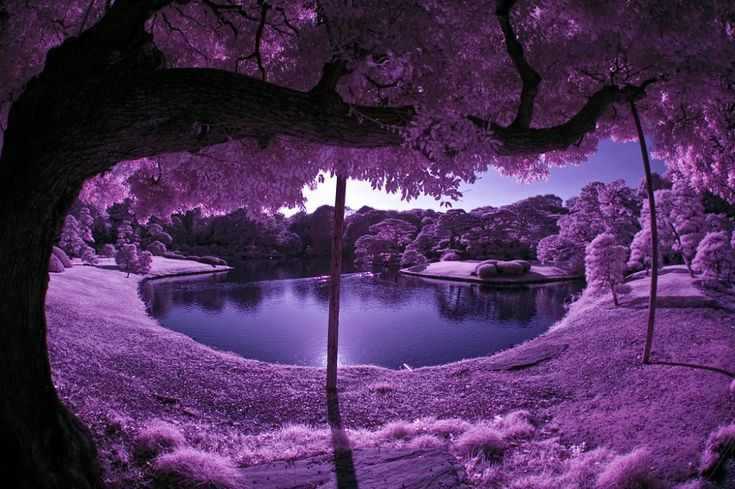
#> input picture #09 Photo Editor/Images/Demo.jpg, 735 x 489 px; its folder holds only this picture in this run
$ python main.py
#> lines starting #> are read from the running program, lines starting #| are printed output that depends on the picture
from PIL import Image, ImageEnhance, ImageFilter
import os

path = "Images"
pathout = "Edited_Images"

if not os.path.exists(path):
    os.makedirs(path)
if not os.path.exists(pathout):
    os.makedirs(pathout)

for filename in os.listdir(path):
    img = Image.open(f"{path}/{filename}")
#> img is the input picture: PIL image 735x489 RGB; mean R, G, B 78.6, 48.6, 91.2

    for filename in os.listdir(path):

        if filename.lower().endswith(('.png', '.jpg', '.jpeg', '.webp')):
            img = Image.open(os.path.join(path, filename))

            sharpness_enhancer = ImageEnhance.Sharpness(img)
            img = sharpness_enhancer.enhance(1.5)

            contrast_enhancer = ImageEnhance.Contrast(img)
            img = contrast_enhancer.enhance(1.2)
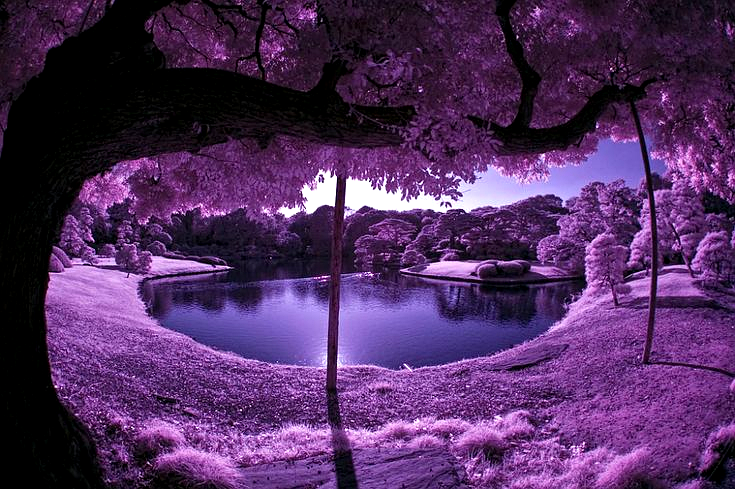
#> img: PIL image 735x489 RGB; mean R, G, B 81.7, 46, 96.6

            brightness_enhancer = ImageEnhance.Brightness(img)
            img = brightness_enhancer.enhance(1.1)
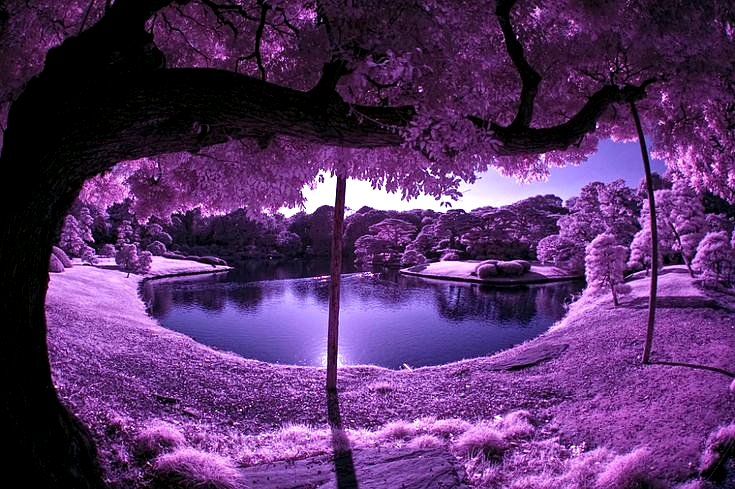
#> img: PIL image 735x489 RGB; mean R, G, B 89.1, 50.1, 105

            color_enhancer = ImageEnhance.Color(img)
            img = color_enhancer.enhance(1.3)
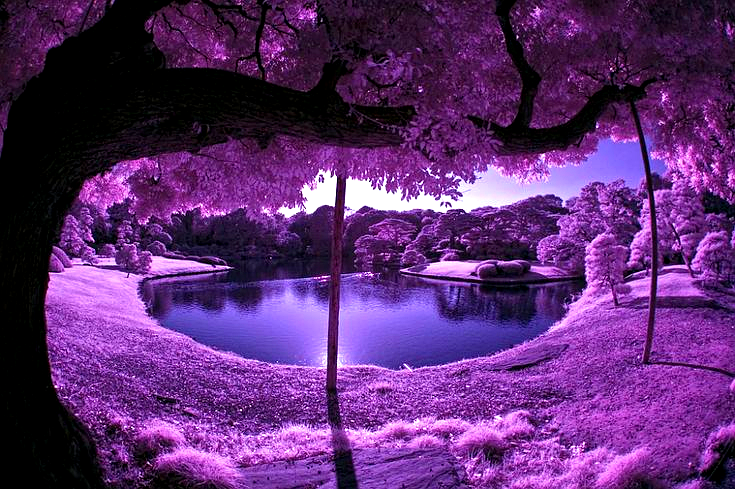
#> img: PIL image 735x489 RGB; mean R, G, B 94.9, 44.5, 114.8

            img = img.filter(ImageFilter.GaussianBlur(radius=0.5))

            cleanname = os.path.splitext(filename)[0]
            extension = os.path.splitext(filename)[1]

            img.save(os.path.join(pathout, f"{cleanname}_edited{extension}"))

print("Processing completed.")
